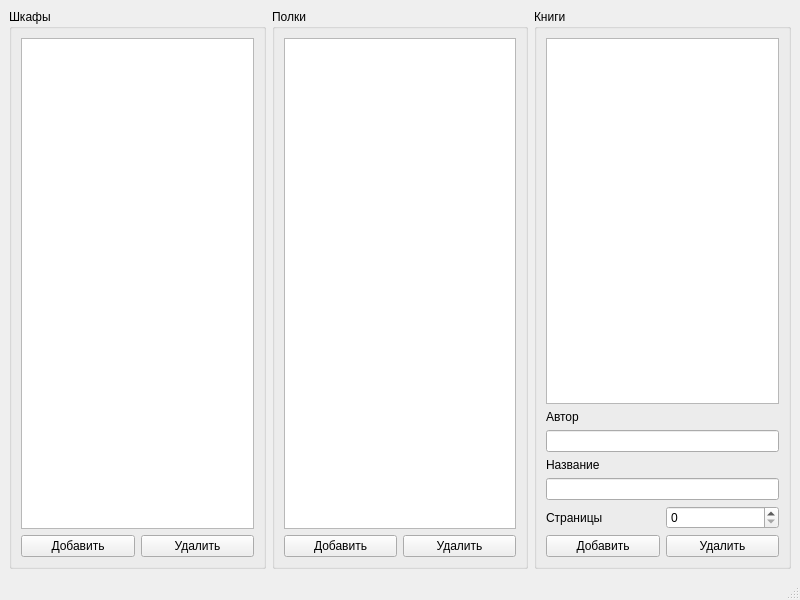
<?xml version="1.0" encoding="UTF-8"?>
<ui version="4.0">
 <class>MainWindow</class>
 <widget class="QMainWindow" name="MainWindow">
  <property name="geometry">
   <rect>
    <x>0</x>
    <y>0</y>
    <width>800</width>
    <height>600</height>
   </rect>
  </property>
  <property name="windowTitle">
   <string>MainWindow</string>
  </property>
  <widget class="QWidget" name="centralwidget">
   <layout class="QHBoxLayout" name="horizontalLayout">
    <item>
     <layout class="QVBoxLayout" name="verticalLayout">
      <item>
       <widget class="QGroupBox" name="groupBox_BShelf">
        <property name="title">
         <string>Шкафы</string>
        </property>
        <layout class="QVBoxLayout" name="verticalLayout_4">
         <item>
          <widget class="QListWidget" name="listWidget_BShelf"/>
         </item>
         <item>
          <layout class="QHBoxLayout" name="horizontalLayout_2">
           <item>
            <widget class="QPushButton" name="pushButton_BShelf_add">
             <property name="text">
              <string>Добавить</string>
             </property>
            </widget>
           </item>
           <item>
            <widget class="QPushButton" name="pushButton_BShelf_del">
             <property name="text">
              <string>Удалить</string>
             </property>
            </widget>
           </item>
          </layout>
         </item>
        </layout>
       </widget>
      </item>
     </layout>
    </item>
    <item>
     <layout class="QVBoxLayout" name="verticalLayout_2">
      <item>
       <widget class="QGroupBox" name="groupBox_Shelf">
        <property name="title">
         <string>Полки</string>
        </property>
        <layout class="QVBoxLayout" name="verticalLayout_5">
         <item>
          <widget class="QListWidget" name="listWidget_Shelf"/>
         </item>
         <item>
          <layout class="QHBoxLayout" name="horizontalLayout_3">
           <item>
            <widget class="QPushButton" name="pushButton_Shelf_add">
             <property name="text">
              <string>Добавить</string>
             </property>
            </widget>
           </item>
           <item>
            <widget class="QPushButton" name="pushButton_Shelf_del">
             <property name="text">
              <string>Удалить</string>
             </property>
            </widget>
           </item>
          </layout>
         </item>
        </layout>
       </widget>
      </item>
     </layout>
    </item>
    <item>
     <layout class="QVBoxLayout" name="verticalLayout_3">
      <item>
       <widget class="QGroupBox" name="groupBox_Book">
        <property name="title">
         <string>Книги</string>
        </property>
        <layout class="QVBoxLayout" name="verticalLayout_6">
         <item>
          <widget class="QListWidget" name="listWidget_Book"/>
         </item>
         <item>
          <widget class="QLabel" name="label">
           <property name="text">
            <string>Автор</string>
           </property>
          </widget>
         </item>
         <item>
          <widget class="QLineEdit" name="lineEdit_autor"/>
         </item>
         <item>
          <widget class="QLabel" name="label_2">
           <property name="text">
            <string>Название</string>
           </property>
          </widget>
         </item>
         <item>
          <widget class="QLineEdit" name="lineEdit_name"/>
         </item>
         <item>
          <layout class="QHBoxLayout" name="horizontalLayout_5">
           <item>
            <widget class="QLabel" name="label_3">
             <property name="text">
              <string>Страницы</string>
             </property>
            </widget>
           </item>
           <item>
            <widget class="QSpinBox" name="spinBox_pages"/>
           </item>
          </layout>
         </item>
         <item>
          <layout class="QHBoxLayout" name="horizontalLayout_4">
           <item>
            <widget class="QPushButton" name="pushButton_Book_add">
             <property name="text">
              <string>Добавить</string>
             </property>
            </widget>
           </item>
           <item>
            <widget class="QPushButton" name="pushButton_Book_del">
             <property name="text">
              <string>Удалить</string>
             </property>
            </widget>
           </item>
          </layout>
         </item>
        </layout>
       </widget>
      </item>
     </layout>
    </item>
   </layout>
  </widget>
  <widget class="QMenuBar" name="menubar">
   <property name="geometry">
    <rect>
     <x>0</x>
     <y>0</y>
     <width>800</width>
     <height>21</height>
    </rect>
   </property>
  </widget>
  <widget class="QStatusBar" name="statusbar"/>
 </widget>
 <resources/>
 <connections/>
</ui>
